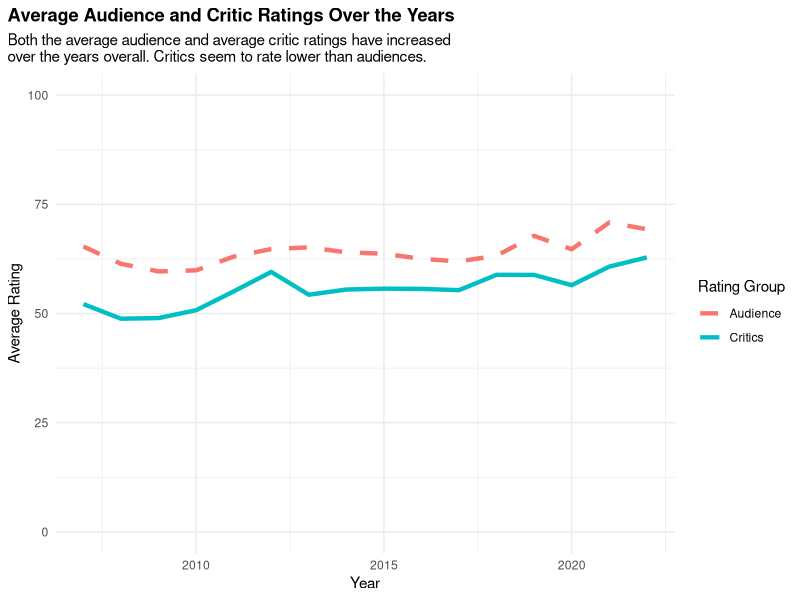
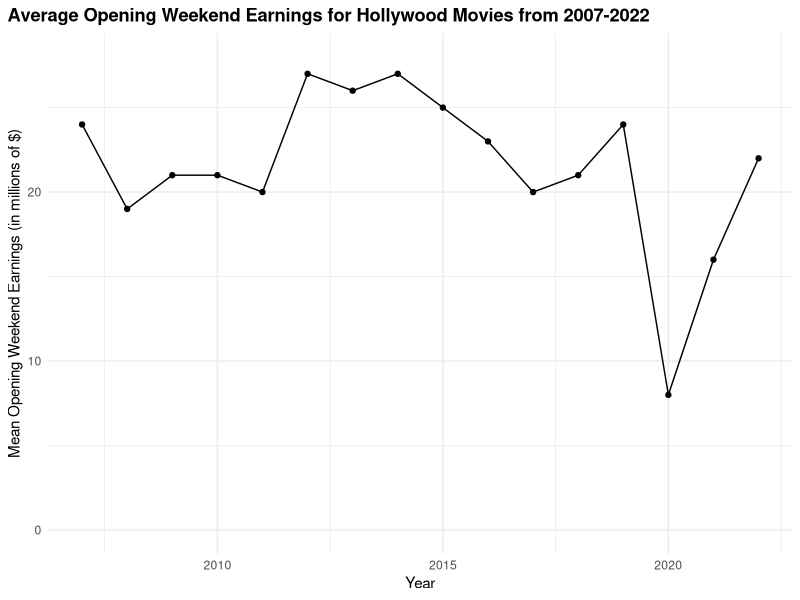
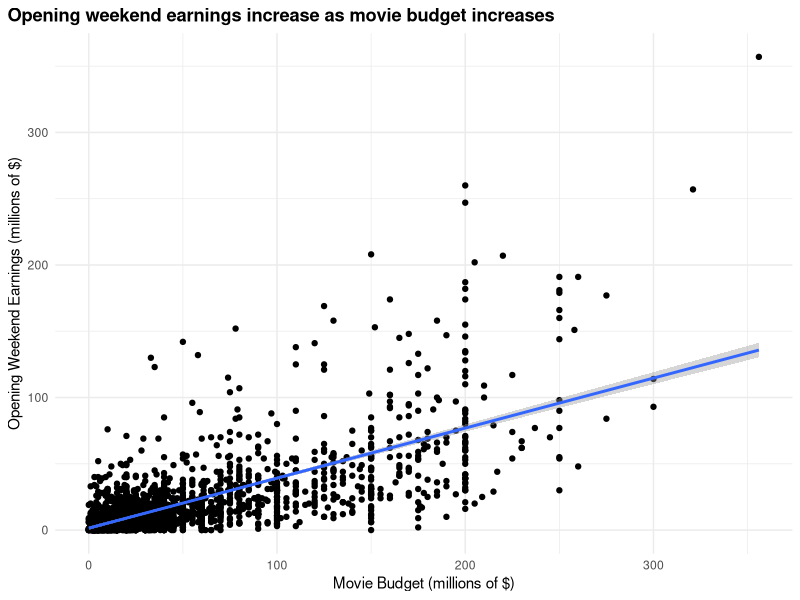

Write R code to recreate these figures, in order. (Note: this script raises an error after producing the figures.)
## ---- chunk 1
#| label: basic-setup

# load packages and data
library(tidyverse)
library(scales)
library(ggrepel)
library(patchwork)

movie_data <- read_csv("data/movie_data.csv")
## ---- chunk 2
#| label: fig-yearly-avg-ratings
#| fig-cap: caption...

movie_data |> 
  group_by(year) |> 
  summarize(avg_critics_ratings = mean(average_critics, 
                                       na.rm = TRUE),
            avg_audience_ratings = mean(average_audience, 
                                        na.rm = TRUE)) |> 
  ggplot(aes(x = year)) +
  geom_line(aes(y = avg_critics_ratings, 
                color = "Critics"), 
            size = 1.5) +
  geom_line(aes(y = avg_audience_ratings, 
                color = "Audience"), 
            linetype = "dashed", 
            size = 1.5) +
  labs(title = "Average Audience and Critic Ratings Over the Years",
       subtitle = "Both the average audience and average critic ratings have increased 
over the years overall. Critics seem to rate lower than audiences.",
       x = "Year",
       y = "Average Rating",
       color = "Rating Group") +
  theme_minimal() +
  theme(plot.title = element_text(face = "bold"),
        plot.title.position = "plot") +
  ylim(0, 100)
## ---- chunk 3
#| label: fig-yearly-opening-wknd
#| fig-cap: caption...

year_opening_success <- movie_data |> 
  group_by(year) |> 
  summarize(mean_opening_success = round(mean(opening_weekend_million, na.rm = TRUE)))  |> 
  arrange(desc(mean_opening_success)) 

ggplot(year_opening_success, aes(x = year, y = mean_opening_success)) +
  geom_line() +
  geom_point() +
  labs(x = "Year", 
       y = "Mean Opening Weekend Earnings (in millions of $)", 
       title = "Average Opening Weekend Earnings for Hollywood Movies from 2007-2022") +
  ylim(0, 28) +
  theme_minimal() +
  theme(plot.title = element_text(face = "bold"),
        plot.title.position = "plot")
## ---- chunk 4
#| label: fig-opening-wknd-by-budget
#| fig-cap: The correlation between a movie's production budget in millions of dollars and how much it earned during its opening weekend.

movie_data |> 
  ggplot(aes(x = budget_million, y = opening_weekend_million)) +
  geom_point() +
  geom_smooth(method = "lm") +
  labs(x = "Movie Budget (millions of $)",
       y = "Opening Weekend Earnings (millions of $)",
       title = "Opening weekend earnings increase as movie budget increases") +
  theme_minimal() +
  theme(plot.title = element_text(face = "bold"),
        plot.title.position = "plot")

## ---- chunk 5
#| label: fig-seasonal_ratings
#| fig-cap: A comparison of the mean ratings of movies based on the season they were released in, between the critic and audience rating groups.

seasonal_critics_plot <- movie_data |> 
  group_by(season)  |> 
  summarise(avg_critic_rating = round(mean(average_critics, 
                                           na.rm = TRUE)))  |> 
  arrange(desc(avg_critic_rating))  |> 
  ggplot(aes(x = season, 
             y = avg_critic_rating, 
             fill = season)) +
  geom_bar(stat = "identity") +
  labs(title = "Average Critic Ratings by Season 
Movie was Released In",
       subtitle = "Movies released in the Fall have the greatest
average critic rating.",
       x = "Season",
       y = "Average Critic Rating",
       fill = "Season") +
  theme_minimal() +
  theme(plot.title = element_text(face = "bold"),
        plot.title.position = "plot") +
  theme(axis.text.x = element_text(angle = 45, 
                                   hjust = 1)) +
  theme(legend.position = "none") +
  ylim(0, 70) 

seasonal_audience_plot <-  movie_data |>  
  group_by(season) |> 
  summarise(avg_audience_rating = mean(average_audience, 
                                       na.rm = TRUE)) |> 
  arrange(desc(avg_audience_rating)) |> 
  ggplot(aes(x = season, 
             y = avg_audience_rating, 
             fill = season)) +
  geom_bar(stat = "identity") +
  labs(title = "Average Audience Ratings by Season 
Movie was Released In",
       subtitle = "Movies released in the Fall have the greatest
average audience rating.",
       x = "Season",
       y = "Average Audience Rating",
       fill = "Season") +
  theme_minimal() +
  theme(plot.title = element_text(face = "bold"),
        plot.title.position = "plot") +
  theme(axis.text.x = element_text(angle = 45, 
                                   hjust = 1)) +
  theme(legend.position = "none") +
  ylim(0, 70) 

seasonal_critics_plot + seasonal_audience_plot
## ---- chunk 6
#| label: fig-seasonal_opening_wknd
#| fig-cap: A comparison of the average opening weekend revenues in millions of dollars for movies based on what season they were relased in.

movie_data |> 
  group_by(season) |> 
  summarise(avg_opening_rev = mean(opening_weekend_million, 
                                   na.rm = TRUE)) |> 
  arrange(desc(avg_opening_rev)) |> 
  ggplot(aes(x = season, 
             y = avg_opening_rev, 
             fill = season)) +
  geom_bar(stat = "identity") +
  labs(title = "Average Opening Weekend Revenue by Season Movie was Released In",
       subtitle = "Movies released in the Spring have the greatest average opening weekend revenue.",
       x = "Season",
       y = "Average Opening Weekend Revenue (millions of $)",
       fill = "Season") +
  theme_minimal() +
  theme(plot.title = element_text(face = "bold"),
        plot.title.position = "plot") +
  theme(legend.position = "none")
## ---- chunk 7
#| label: fig-seasonal_gross
#| fig-cap: The average total revenue generated by films from all sources globally by the season the film was released in.

movie_data |> 
  group_by(season) |> 
  summarise(avg_worldwide_gross = mean(worldwide_gross_million, na.rm = TRUE)) |> 
  arrange(desc(avg_worldwide_gross)) |> 
  ggplot(aes(x = season, 
             y = avg_worldwide_gross, 
             fill = season)) +
  geom_bar(stat = "identity") +
  labs(title = "Average Worldwide Gross Earnings by Season Movie was Released In",
       subtitle = "Movies released in the summer have the greatest average worldwide gross.",
       x = "Season",
       y = "Worldwide Gross (millions of $)",
       fill = "Season") +
  theme_minimal() +
  theme(plot.title = element_text(face = "bold"),
        plot.title.position = "plot") +
  theme(legend.position = "none")
## ---- chunk 8
#| label: fig-seasonal_budget
#| fig-cap: A comparison of the average production budget of movies based on what season they were released in.

movie_data |> 
  group_by(season) |> 
  summarise(avg_budgets = mean(budget_million, na.rm = TRUE)) |> 
  arrange(desc(avg_budgets)) |> 
  ggplot(aes(x = season, 
             y = avg_budgets, 
             fill = season)) +
  geom_bar(stat = "identity") +
  labs(title = "Average Movie Budgets by Season Movie was Released In",
       subtitle = "Movies released in the Spring have the highest average movie budgets.",
       x = "Season",
       y = "Average Movie Budget (millions of $)",
       fill = "Season") +
  theme_minimal() +
  theme(plot.title = element_text(face = "bold"),
        plot.title.position = "plot") +
  theme(legend.position = "none")
## ---- chunk 9
#| label: fig-seasonal_oscars
#| fig-cap: The distribution of Oscar wins based on what season the movie was released in.

movie_data |> 
  group_by(season) |> 
  filter(!is.na(oscar_winners)) |> 
  summarise(oscar_count = sum(oscar_winners)) |> 
  arrange(desc(oscar_count)) |> 
  ggplot(aes(x = season, 
             y = oscar_count, 
             fill = season)) +
  geom_bar(stat = "identity") +
  labs(title = "Number of Oscar Wins by Season Movie was Released In",
       subtitle = "Movies released in the Fall have the highest number of Oscar wins.",
       x = "Season",
       y = "Number of Oscar wins",
       fill = "Season") +
  theme_minimal() +
  theme(plot.title = element_text(face = "bold"),
        plot.title.position = "plot") +
  theme(legend.position = "none")
## ---- chunk 10
#| label: fig-genre-trends
#| fig-cap: Trends in genre prevalence for Hollywood movies from 2007-2022.

movie_data |> 
  group_by(year, primary_genre) |> 
  filter(!is.na(primary_genre)) |> 
  summarize(count = n()) |> 
  ggplot(aes(x = year, y = count, color = primary_genre)) +
  geom_line() +
  labs(title = "Popularity of Genres Over Years",
       x = "Year",
       y = "Number of Movies",
       color = "Primary Genre")  +
  theme_minimal() +
  ylim(0, 30)
